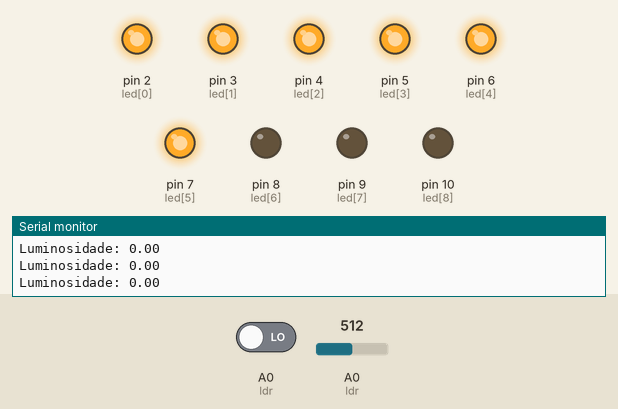
Recording of a sketch running on a simulated Arduino Uno, built with avr-gcc and run on an emulated ATmega328P. Shown: output pins drawn as LEDs (lit = HIGH), the last lines printed to the serial monitor. The inputs (shaded band) are chosen by the test bench; at power-on: A0 (ldr) = 512, A0 (ldr) LOW.

Above: at 1.3 s.
1.4 s: A0 (ldr) set to 539
2.9 s: A0 (ldr) set to 562
At 3.9 s:
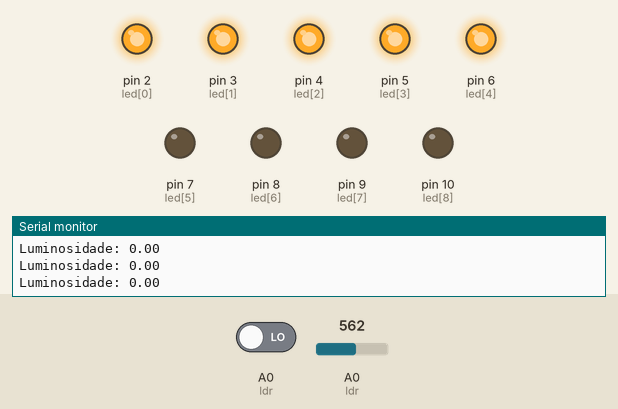
4.5 s: A0 (ldr) set to 632
6.0 s: A0 (ldr) set to 660
At 6.3 s:
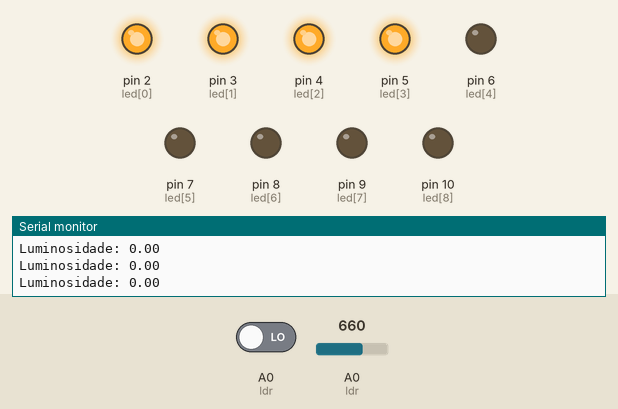
7.5 s: A0 (ldr) set to 730
9.0 s: A0 (ldr) set to 758
At 10.0 s:
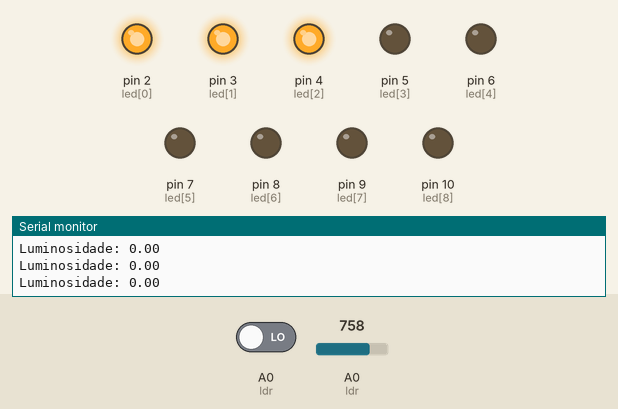
Timing chart, 0 to 11.5 s (numbered marks = the images above; inputs shaded):
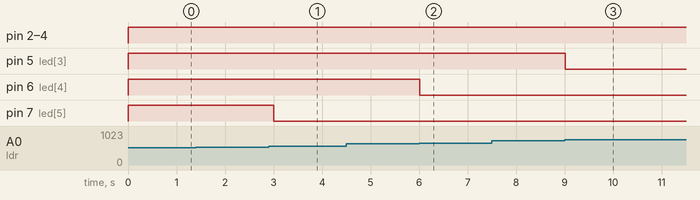

Measured:
- the behaviour switches between 552 and 553 on A0 (ldr) (found by bisection; images 0 and 1)
- the behaviour switches between 645 and 646 on A0 (ldr) (found by bisection; images 1 and 2)
- the behaviour switches between 739 and 740 on A0 (ldr) (found by bisection; images 2 and 3)
- after the input at 2.9 s, pin 7 (led[5]): HIGH → LOW after 0.11 s
- after the input at 6.0 s, pin 6 (led[4]): HIGH → LOW at once
- after the input at 9.0 s, pin 5 (led[3]): HIGH → LOW at once

The sketch:

LDR.ino
```cpp
int ldr = A0;
int led[9] = {2,3,4,5,6,7,8,9,10};
int pinLed;

float valorLDR;
float minimo = 85;
float maximo = 1020;
float luminosidade;

void setup() {

  Serial.begin(9600);

  for (pinLed = 0; pinLed <=8; pinLed ++) {
    pinMode (led[pinLed], OUTPUT);
  }

  pinMode(ldr, INPUT);
}

void loop() {
 valorLDR = digitalRead(ldr);
  Serial.print("Luminosidade: ");
  Serial.println(valorLDR);

  valorLDR = analogRead(ldr);
  luminosidade = ((valorLDR - minimo) / (maximo - minimo)) * 10;
  luminosidade = (luminosidade - 10)* -1;

  for (pinLed = 0; pinLed <=8; pinLed ++) {
       if (pinLed < luminosidade) {
        digitalWrite (led[pinLed], 1);
       } else {
        digitalWrite (led[pinLed], 0);
       }
  }

  delay(500);
}
```
